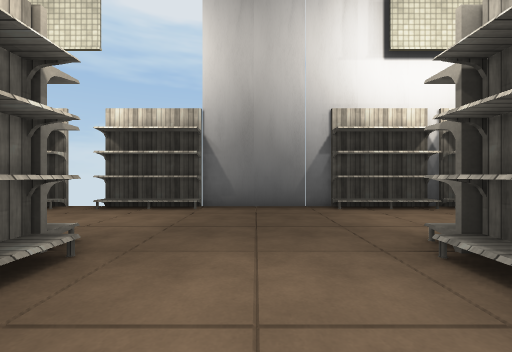
view 1 (above)

21 first-person views from a walk through a 3-D level made in the Unity game engine. The camera is 1.2 m above the floor, looks level and sees 90° across. The floor is counted in squares, 2 m on a side. Each view is taken from the middle of a square. On the plan, view 1 faces up. The plan holds only what a view shows up to about 9 squares ahead; the rest is blank. The place goes on beyond the plan. The player is left out. Some surface patterns are stand-ins.

view 2
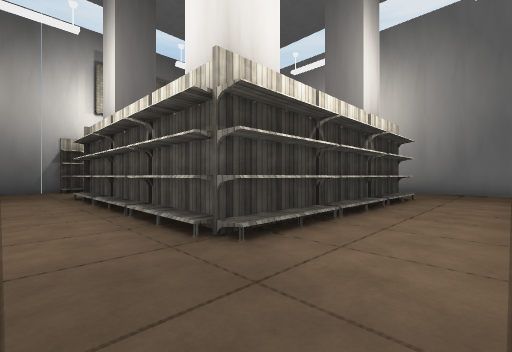

view 3
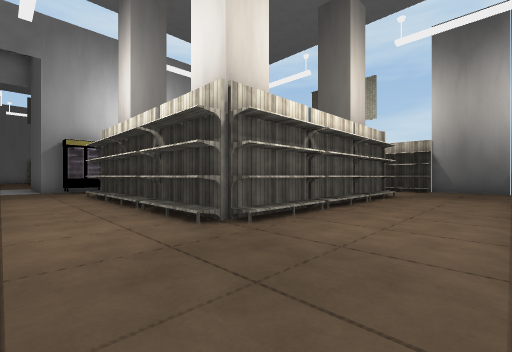

view 4
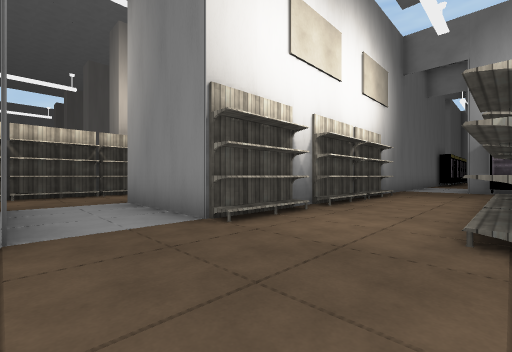

view 5
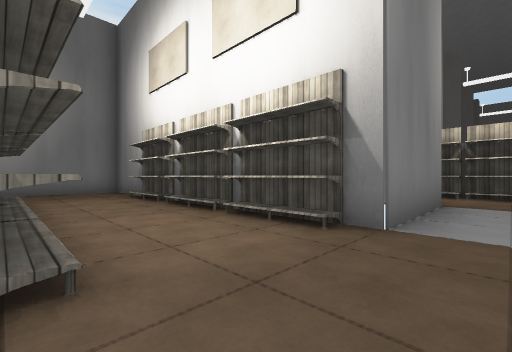

view 6
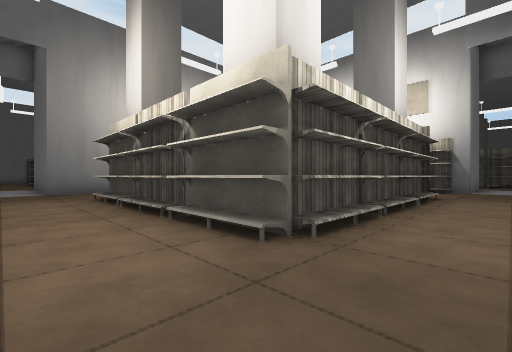

view 7
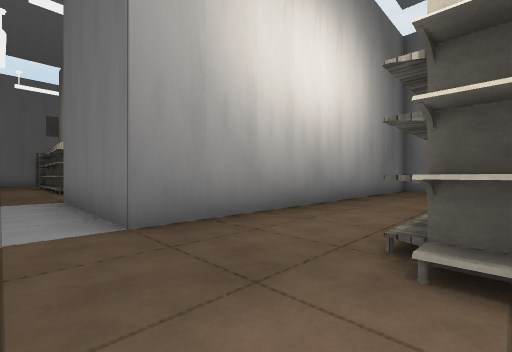

view 8
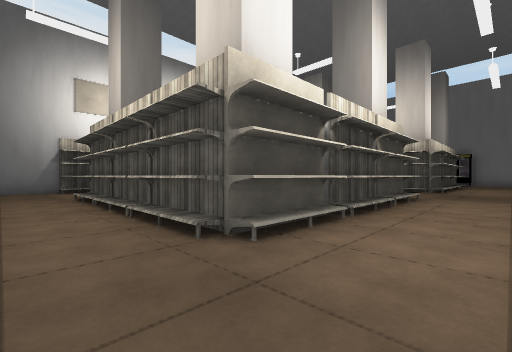

view 9
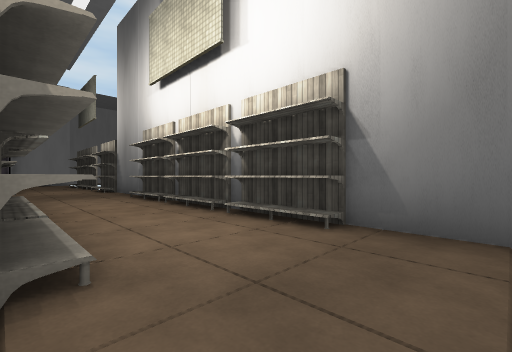

view 10
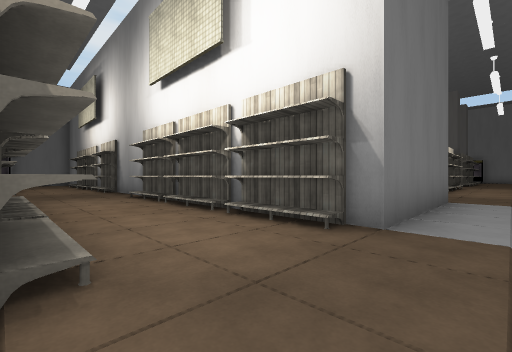

view 11
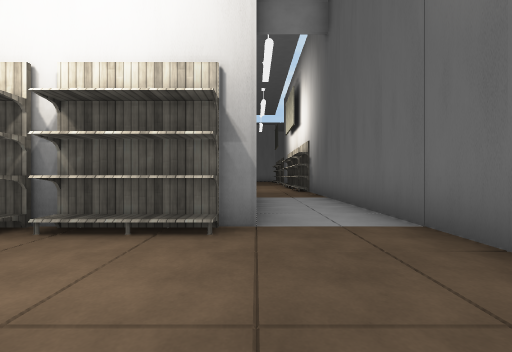

view 12
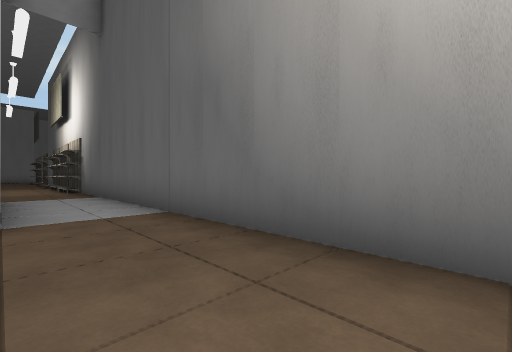

view 13
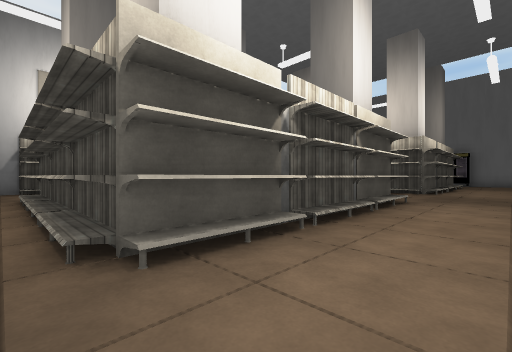

view 14
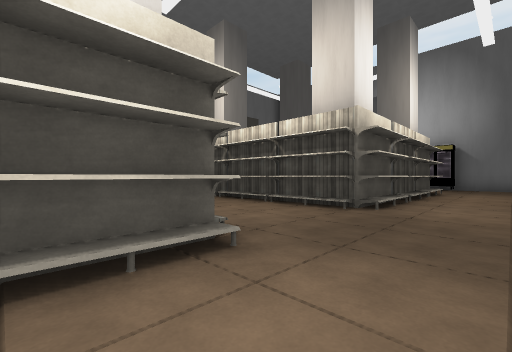

view 15
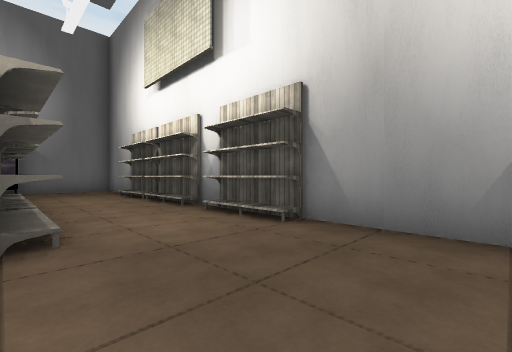

view 16
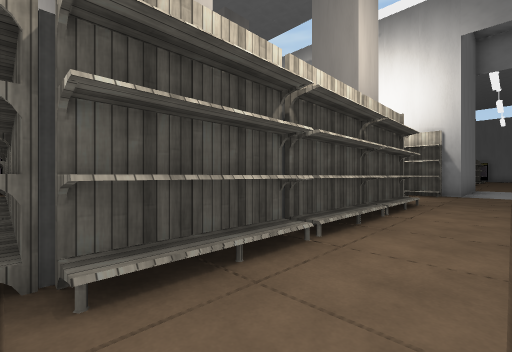

view 17
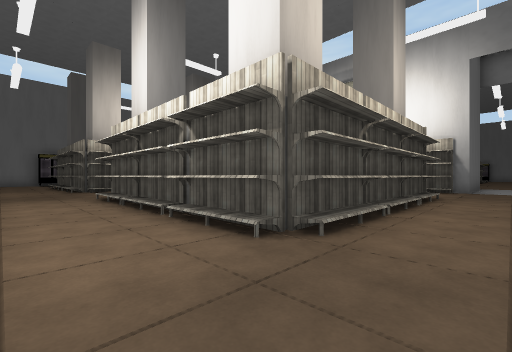

view 18
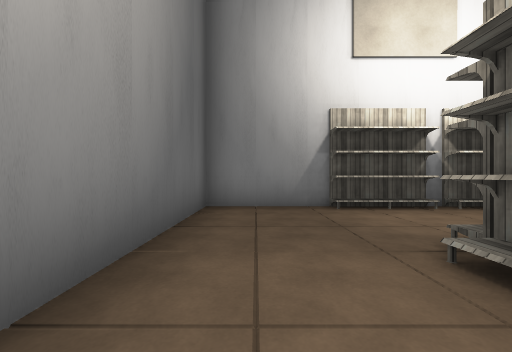

view 19
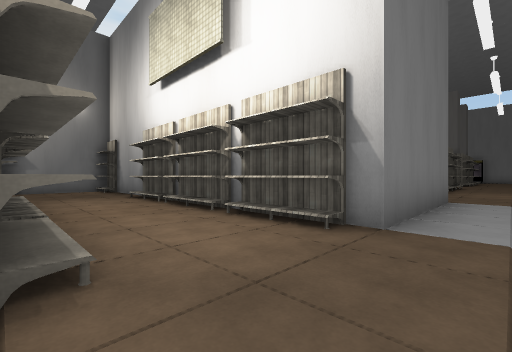

view 20
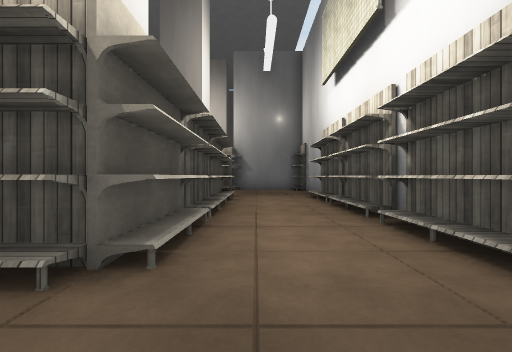

view 21
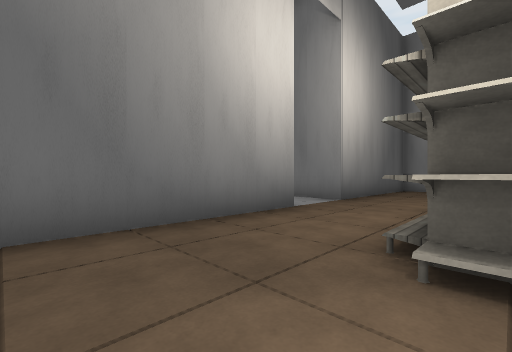

### Floor plan
Key: @ floor where view 1 was taken; # wall or solid block; . floor; S shelf; O other object.
Columns run from 13 left of view 1 to 18 right of it. Each row starts with its distance up from view 1.
  5         SSSSS##S#S##S###########
  4           ......................
  3           .............#####....
  2           O#...O#S#O#..#   S..#S
  1            S..S##   S..#   #..O
  0            #.@.#    #..#   #..#
 -1            S..S#    S..#   S..S
 -2            #...#    #..#   #..#
 -3            S..S##   S..#   S..O
 -4    O..S#S#S#...S#S#S#..#   #...S
 -5   ##...................#   #....
 -6   .....................#   #....
 -7     ##S#S##S#.#S#S##S###   S..#S
 -8             #.#            #..O
 -9             #.#            #..#
-10         #####.######       S..S
-11 ...................#       #..#
-12 ...#####...........#       S..O
-13        S..#S#S#S#..S       #..
-14        #..O     S..#       #..
-15        #..#     #..#       ###O
-16        S..S     S..S
-17        #..#     #..
-18        S..O     S..
-19        #...     ...
-20        #..      ...
-21        #..      ...
-22        ####    O#..
-23           O     O

Where each view was taken, in squares from view 1:
view 1: 0 up, 0 right, facing up
view 2: 6 down, 0 right, facing up-right
view 3: 6 down, 1 right, facing up-left
view 4: 4 down, 1 right, facing down-left
view 5: 4 down, 0 right, facing down-right
view 6: 4 up, 0 right, facing down-right
view 7: 4 up, 7 right, facing down-right
view 8: 4 up, 9 right, facing down-left
view 9: 2 up, 9 right, facing up-left
view 10: 4 up, 17 right, facing down-left
view 11: 3 up, 17 right, facing left
view 12: 3 up, 18 right, facing up-left
view 13: 3 up, 15 right, facing down-right
view 14: 2 down, 15 right, facing down-right
view 15: 4 down, 17 right, facing down-left
view 16: 11 down, 3 right, facing down-left
view 17: 11 down, 5 right, facing down-left
view 18: 11 down, 1 right, facing right
view 19: 11 down, 3 left, facing down-left
view 20: 11 down, 4 left, facing down
view 21: 13 down, 5 left, facing up-right
